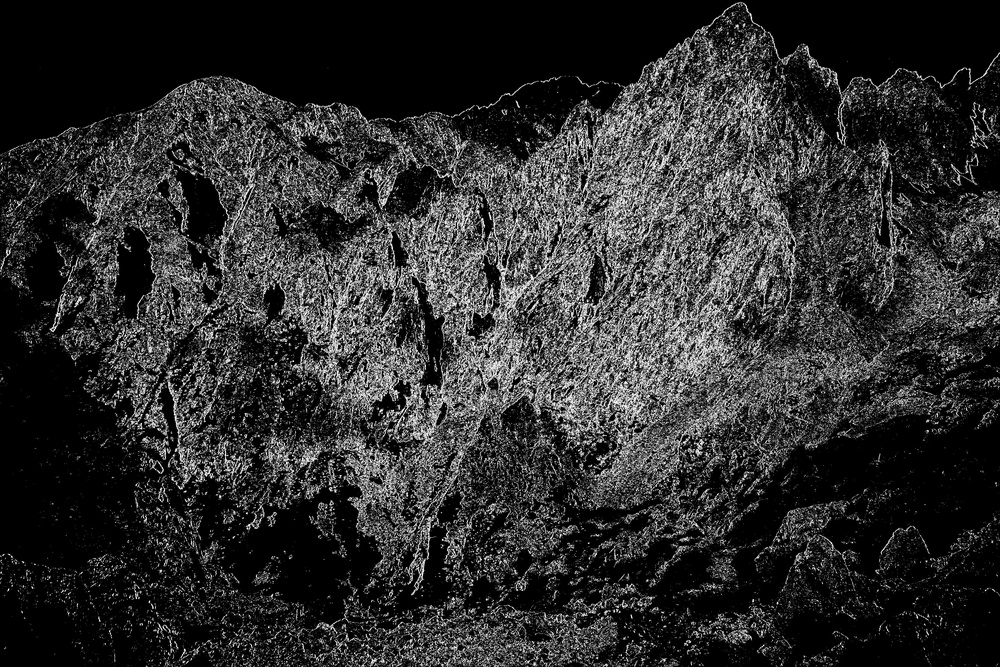
#> input picture src/sharpened_abs.jpg, 1000 x 667 px, shrunk from 3888 x 2592 before the run
$ python sharpen.py src/sharpened_abs.jpg   (Python 2 division)
#> lines starting #> are read from the running program, lines starting #| are printed output that depends on the picture; after the words box and inside, x2 and y2 are one past the last pixel; in counts of white or black regions, pixels touching at a corner belong together
#> in sharpen, image is the input picture: PIL image 1000x667 L; min 0, max 255, mean 46.5
#| sharpened_abs.jpg
#| =================
#| [+] Format: JPEG
#| [+] Size: (1000, 667)
#| [+] Mode: L
"""
Author: Ben Anglin
Date: 10 April 2012
Course: CMSC 679
"""
#! /usr/bin/python2

import argparse
import Image
import os

def quad_sharpen(image, window_x, window_y, threshold):
    """Sharpen based on a quadratic summation.

    Args:
        image : The input image. Type must be PIL.Image.
        window_x : The horizontal boundary over which to measure intensity.
        window_y : The vertical boundary over which to measure intensity.
        threshold : For every pixel in the produced image, if the original
            image's pixel intensity was above this value then it is set to 255
            in the new image. If the original intensity was below this value,
            then the new image's pixel is set to zero.

    Returns:
        A new image containing the sharpness mapping of the original. The type
        is also PIL.Image
    """
#> called with window_x = 1, window_y = 1, threshold = 10
    rows = image.size[0]
#> rows = 1000
    cols = image.size[1]
#> cols = 667
    current_image_access = image.load()
    new_image = Image.new(image.mode, image.size)
#> new_image: PIL image 1000x667 L; every value is 0
    new_image_access = new_image.load()

    for row in range(window_x + 2, rows - window_x):
        for col in range(window_y + 2, cols - window_y - 2):
            intensity = 0
            for u in range(0, window_x):
                for v in range (0, window_y):

                    step_1 = current_image_access[row + u, col + v]
                    step_2 = current_image_access[row + u - 2, col + v - 2]
                    intensity += pow(step_1 - step_2, 2)

            if intensity < threshold:
                new_image_access[row, col] = 0
            else:
                new_image_access[row, col] = 255

    return new_image


def abs_sharpen(image, window_x, window_y, threshold):
    """Sharpen based on an absolute value summation.

    Args:
        image : The input image. Type must be PIL.Image.
        window_x : The horizontal boundary over which to measure intensity.
        window_y : The vertical boundary over which to measure intensity.
        threshold : For every pixel in the produced image, if the original
            image's pixel intensity was above this value then it is set to 255
            in the new image. If the original intensity was below this value,
            then the new image's pixel is set to zero.

    Returns:
        A new image containing the sharpness mapping of the original. The type
        is also PIL.Image
    """
    rows = image.size[0]
    cols = image.size[1]
    current_image_access = image.load()
    new_image = Image.new(image.mode, image.size)
    new_image_access = new_image.load()

    for row in range(window_x, rows - window_x):
        for col in range(window_y, cols - window_y):
            intensity = 0
            for u in range(0, window_x):
                for v in range (0, window_y):

                    step_1 = current_image_access[row + u, col + v]
                    step_2= current_image_access[row + u - 1, col + v]
                    intensity += abs(step_1 - step_2)

            if intensity < threshold:
                new_image_access[row, col] = 0
            else:
                new_image_access[row, col] = 255

    return new_image


def sharpen(image_path, output_dir, window_x, window_y, threshold, style=''):
    """Generate an intensity image from a given image.

    Args:
        image_path : Path to original image file
        output_dir : Directory into which to place the intensity image.
        window_x : The horizontal boundary over which to measure intensity.
        window_y : The vertical boundary over which to measure intensity.
        threshold : For every pixel in the produced image, if the original
            image's pixel intensity was above this value then it is set to 255
            in the new image. If the original intensity was below this value,
            then the new image's pixel is set to zero.
        style : Method used to calculate intensity. Will default to quadratic.

    Yields:
        A new image in the specified directory. The image type will be the same
        as that of the input. The image name will be the same as the input with
        'intensity_' prepended.
    """
    if (image_path is None) or (output_dir is None):
        print "[-] Path to the image and the ouput directory must be supplied"
        return

    image_name = os.path.basename(image_path)
    image = Image.open(image_path)
    print "%s\n"\
          "[+] Format: %s\n"\
          "[+] Size: %s\n"\
          "[+] Mode: %s\n" % (image_name + '\n' + '=' * len(image_name),
                              image.format, image.size, image.mode)

    if image.mode != 'L':
        image = image.convert('L')

    if style == 'abs':
        sharpened_image = abs_sharpen(image, window_x, window_y, threshold)
    else:
        sharpened_image = quad_sharpen(image, window_x, window_y, threshold)
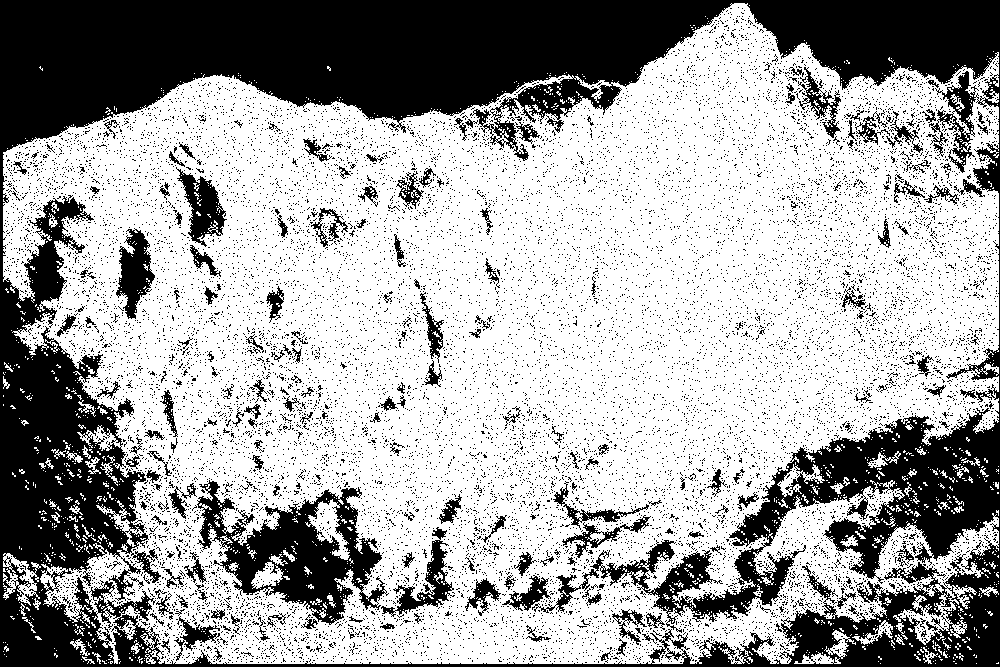
#> sharpened_image: PIL image 1000x667 L; 65% white; 15982 black regions (15780 under 20 px), largest, box (x1, y1, x2, y2) and area: (0, 0, 1000, 667) 172912, (197, 480, 389, 625) 11219, (116, 228, 155, 319) 1881

    sharpened_image.save('intensity_' + image_name)


if __name__ == '__main__':
    parser = argparse.ArgumentParser(description="Sharpen an image")
    parser.add_argument('image', type=str, nargs=1,
                        help="Path to the image file")

    parser.add_argument('-s', '--style', type=str, nargs=1, default=['quad'],
                        choices=['quad', 'abs'],
                        help="Method used for calculating intesity")

    parser.add_argument('-t', '--threshold', type=int, nargs=1, default=[10],
                        help="Intensity threshold [0,255]. Default is 10.")

    parser.add_argument('-x', type=int, nargs=1, default=[1],
                        help="Width of the sharpening window")

    parser.add_argument('-y', type=int, nargs=1, default=[1],
                        help="Hieght of the sharpening window")

    args = parser.parse_args()

    image_path = args.image.pop()
    abs_image_path = os.path.abspath(image_path)

    style = args.style.pop()
    thresh = args.threshold.pop()
    x = args.x.pop()
    y = args.y.pop()

    sharpen(abs_image_path, os.getcwd(), x, y, thresh, style)
